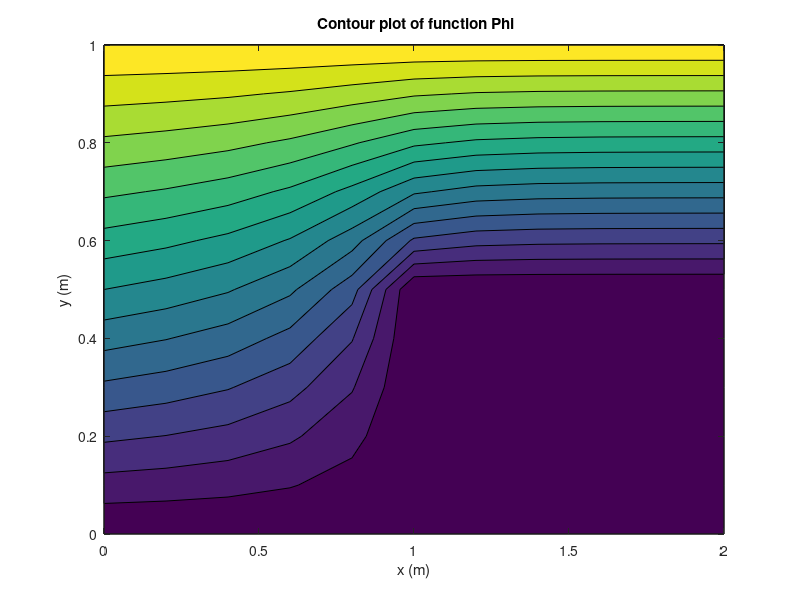
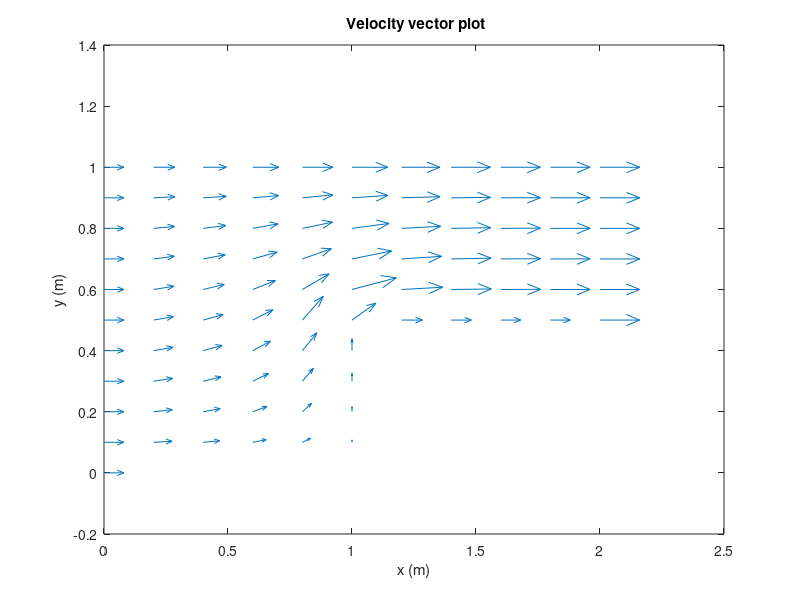
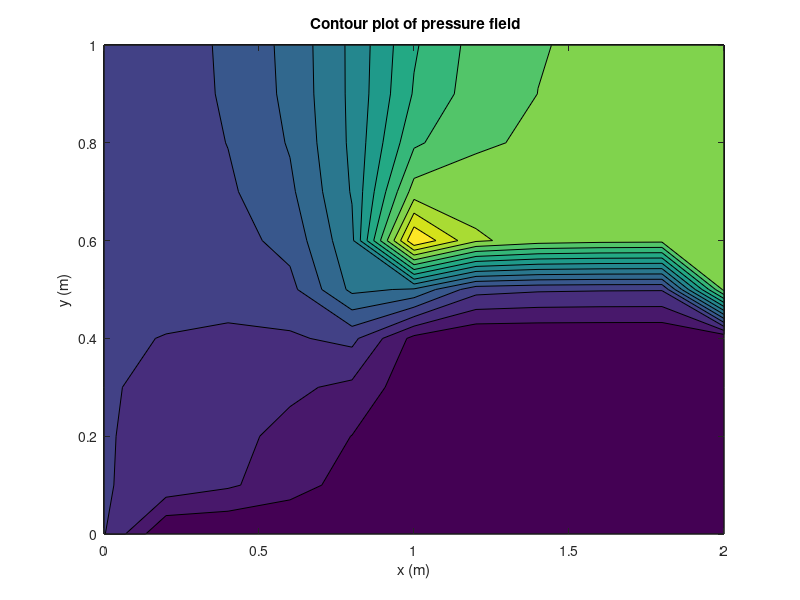
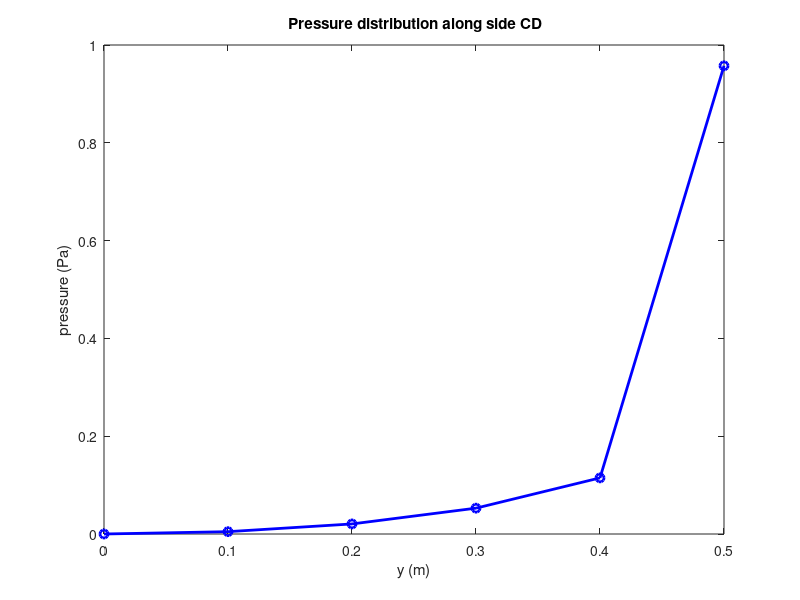

The MATLAB script that drew these images, in order:
% Program StepFlow
% Finite difference code to solve the problem of an inviscid,
% incompressible flow going over a step.
%
%
% B                         E                      G
% --------------------------------------------------
% |                                                |
% |                                                |
% |                                                |
% |                                                |
% |                                                |
% |                         D                      |F
% |                         ------------------------
% |                         |
% |                         |
% |                         |
% |                         |
% |                         |
% |                         |
% ---------------------------
% A                         C
%
% Dimensions: AC = DF = BE = EG = L
% CD = FG = DE = AB/2 = H
% The domain is discretized with Nx grid spacings along AC and DF
% and NY grid spacings along CD and FG.
% Index convention:
% Local indices (i,j) Global index (q)
% A (1,1) qA=1
% B (1,2*Ny+1) qB=2*Ny+1
% C (Nx+1,1) qC=Nx*(2*Ny+1)+1
% D (Nx+1,Ny+1) qD=qC+Ny
% E (Nx+1,2*Ny+1) qE=qD+Ny
% F (2*Nx+1,Ny+1) qF=qE+(Nx-1)*(Ny+1)+1
% G (2*Nx+1,2*Ny+1) qG=qF+Ny
%
% Key parameters
function main
close all; clear all; clear figure;
L=1.0; % x-dimension of domain (in m)
H=0.5; % y-dimension of step (in m)
Nx=input(' Enter number of grid spacings in x (Nx) ')
Ny=input(' Enter number of grid spacings in y (Ny) ')
dx=L/Nx; % grid spacing in x direction
dy=H/Ny; % grid spacing in y direction
eta=dx/dy; % grid spacing ratio
V=1; % imposed inflow velocity (in m/s) (the outflow velocity = 2V)
rho=1; % fluid density (in kg/m^3) (to compute the dynamic pressure)
%
% Compute global equation number of corners (see schematic above)
qA=1;
qB=2*Ny+1;
qC=Nx*(2*Ny+1)+1;
qD=qC+Ny;
qE=qD+Ny;
qF=qE+(Nx-1)*(Ny+1)+1;
qG=qF+Ny;
Numeq=qG; % number of equations
%
% Set up matrix (Amat) and vector (bvec) dimensions
Amat=sparse(Numeq,Numeq);
bvec=zeros(Numeq,1);
%
% Build linear system
for i=1:Numeq; % place 1 along diagonal for all DOF then overwrite the interior grid points
    Amat(i,i)=1;
end
for i=2:Nx % loop over interior grid points - left half of domain
    for j=2:2*Ny
        qij=compute_q(i,j,Nx,Ny); % compute equation number q for(i,j) grid point 
        %Amat(qij,qij)=XXXXXXX;
        Amat(qij,qij)=-2*(1+eta^2);
        q=compute_q(i-1,j,Nx,Ny);
        %Amat(qij,q)= XXXXXXX;
        Amat(qij,q)= 1;
        q=compute_q(i+1,j,Nx,Ny);
        %Amat(qij,q)= XXXXXXX;
        Amat(qij,q)= 1;
        q=compute_q(i,j-1,Nx,Ny);
        %Amat(qij,q)= XXXXXXX;
        Amat(qij,q)= eta^2;
        q=compute_q(i,j+1,Nx,Ny);
        Amat(qij,q)= eta^2;
    end
end
for i=Nx+1:2*Nx % loop over interior grid points - right half of domain
    for j=Ny+2:2*Ny
        qij=compute_q(i,j,Nx,Ny);
        %Amat(qij,qij)= XXXXXXX;
        Amat(qij,qij)= -2*(1+eta^2);
        q=compute_q(i-1,j,Nx,Ny);
        %Amat(qij,q)= XXXXXXX;
        Amat(qij,q)= 1;
        q=compute_q(i+1,j,Nx,Ny);
        %Amat(qij,q)= XXXXXXX;
        Amat(qij,q)= 1;
        q=compute_q(i,j-1,Nx,Ny);
        %Amat(qij,q)= XXXXXXX;
        Amat(qij,q)= eta^2;
        q=compute_q(i,j+1,Nx,Ny);
        %Amat(qij,q)= XXXXXXX;
        Amat(qij,q)= eta^2;
    end
end
%
% Build right-hand-side vector (imposed Psi BC)
for j=1:2*Ny+1 % loop over the left edge:
    %bvec(j)= XXXXXXX;
    bvec(j)= V*(j-1)*dy;
end
for i=2:2*Nx % loop over top edge:
    j=2*Ny+1;
    q=compute_q(i,j,Nx,Ny);
    %bvec(q)= XXXXXXX;
    bvec(q)= 2*V*H;
end
for j=Ny+1:2*Ny+1 % loop over right edge:
    i=2*Nx+1;
    q=compute_q(i,j,Nx,Ny);
    %bvec(q)= XXXXXXX;
    y = (j-1)*dy;
    bvec(q)= 2*V*(y-H);
end
% Remainder of boundary has Psi=0
%
% Solve linear system
Psivec=Amat\bvec;
% Build Psi array for visualization (fill lower right with zero
Psimat=zeros(2*Nx+1,2*Ny+1);
for i=1:2*Nx+1 % loop over all points in domain
    for j=1:2*Ny+1
        q=compute_q(i,j,Nx,Ny);
        if q == 0 % if inside step region, assign Phi=0
            Psimat(i,j)=0;
        else % if inside computational domain, extra Phi value from solution vector
            Psimat(i,j)=Psivec(q);
        end
    end
end
xvec=linspace(0,2*L,2*Nx+1); % vector with 2*Nx+1 values of x
yvec=linspace(0,2*H,2*Ny+1); % vector with 2*Ny+1 values of y
contourf(xvec,yvec,Psimat',15) % create filled contour plots of phi field
xlabel('x (m)');
ylabel('y (m)');
title(' Contour plot of function Phi' );
%
% Compute and display velocity vector field
vx=zeros(2*Nx+1,2*Ny+1); % x-component of velocity at each grid point
vy=zeros(2*Nx+1,2*Ny+1); % y-component of velocity at each grid point
for j=1:2*Ny+1 % left edge
    vx(1,j)=V;
    vy(1,j)=0;
end

for j=Ny+1:2*Ny+1 % right edge
    vx(2*Nx+1,j)=2*V;
    vy(2*Nx+1,j)=0;
end

for i=2:2*Nx % top edge (backward difference)
    vx(i,2*Ny+1)=(Psimat(i,2*Ny+1)-Psimat(i,2*Ny))/dy;
    vy(i,2*Ny+1)=0;
end
for i=2*Nx % bottom edge (forward difference)
    vx(i,1)=(Psimat(i,2)-Psimat(i,1))/dy;
end
for i=2:2*Nx % interior nodes
    for j=2:2*Ny
        vx(i,j)=(Psimat(i,j+1)-Psimat(i,j-1))/2/dy;
        vy(i,j)=-(Psimat(i+1,j)-Psimat(i-1,j))/2/dx;
    end
end
figure(2) % velocity vector plot
[x,y]=meshgrid(xvec,yvec);
quiver(x',y',vx,vy); % create vector plot
xlabel('x (m)');
ylabel('y (m)');
title(' Velocity vector plot');
%
% Compute and display pressure field
figure(3)
pressure=0.5*rho*(vx.^2+vy.^2); % pressure array
contourf(xvec,yvec,pressure',15) % filled contour plot of pressure field
xlabel('x (m)');
ylabel('y (m)');
title(' Contour plot of pressure field');
%
% Display the pressure distribution along side CD (0<=y<=H)
figure(4)
yvalues=linspace(0,H,Ny+1); % vector with Ny+1 values of y along CD
pvalues(1:Ny+1)=pressure(Nx+1,1:Ny+1); % extract pressure values along CD from pressure array
plot(yvalues,pvalues,'bo-','linewidth',2)
xlabel('y (m)');
ylabel('pressure (Pa)');
title(' Pressure distribution along side CD');
end
function q=compute_q(i,j,Nx,Ny)
% Subroutine to compute the global equation number corresponding to grid
% point (i,j)
q = 0;
if(i <= Nx +1)
    q = (i-1)*(2*Ny+1)+j;
elseif(j >= Ny + 1)
    q = (Nx + 1)*(2*Ny+1)+(i-Nx-2)*(Ny+1)+j-Ny;
end
end